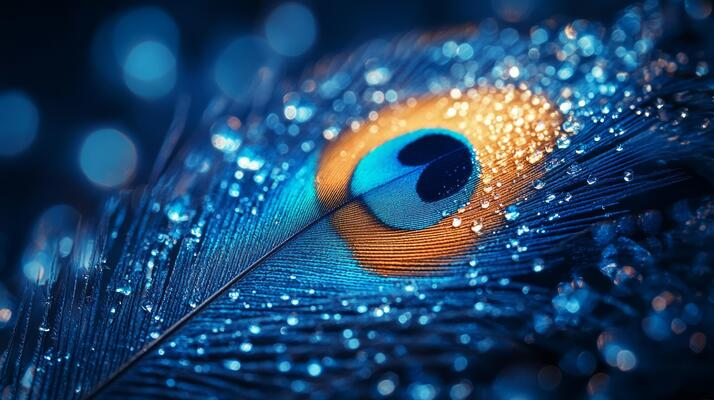
#> input picture imagen3.jpeg, 714 x 400 px, given in place of the camera
$ python ColorDetector.py
#> lines starting #> are read from the running program, lines starting #| are printed output that depends on the picture; after the words box and inside, x2 and y2 are one past the last pixel; in counts of white or black regions, pixels touching at a corner belong together
#> in run, frame is the input picture: shape (400, 714, 3); mean B, G, R 102.8, 68.7, 33.6
import cv2
import numpy as np


class ColorDetector:
    def __init__(self):
        """Inicializa la captura de video y el diccionario de colores."""
        self.cap = cv2.VideoCapture(0)
        self.colors = self.defineColors()

    def defineColors(self):
        """Define los colores primarios y secundarios con sus rangos en HSV."""
        return {
            "rojo1": {"lower": np.array([0, 120, 70]), "upper": np.array([10, 255, 255]), "color": (0, 0, 255)},
            "rojo2": {"lower": np.array([170, 120, 70]), "upper": np.array([180, 255, 255]), "color": (0, 0, 255)},
            "azul": {"lower": np.array([100, 150, 0]), "upper": np.array([140, 255, 255]), "color": (255, 0, 0)},
            "amarillo": {"lower": np.array([15, 80, 80]), "upper": np.array([35, 255, 255]), "color": (0, 255, 255)},
            "verde": {"lower": np.array([40, 40, 40]), "upper": np.array([80, 255, 255]), "color": (0, 255, 0)},
            "naranja": {"lower": np.array([5, 100, 100]), "upper": np.array([15, 255, 255]), "color": (0, 165, 255)},
            "morado": {"lower": np.array([130, 50, 50]), "upper": np.array([160, 255, 255]), "color": (128, 0, 128)}
        }

    def processFrame(self, frame):
        """Convierte el frame a HSV y detecta colores definidos."""
        hsv = cv2.cvtColor(frame, cv2.COLOR_BGR2HSV)
#> hsv: shape (400, 714, 3); mean H, S, V 99.6, 209.3, 110.1

        for colorName, colorInfo in self.colors.items():
            lower = colorInfo["lower"]
            upper = colorInfo["upper"]
            colorBgr = colorInfo["color"]

            mask = cv2.inRange(hsv, lower, upper)
            mask = self.applyMorphology(mask)

            self.detectContours(frame, mask, colorBgr, colorName)
#> this loop made 7 passes
#> pass 1, in processFrame, `mask = cv2.inRange(hsv, lower, upper)`:
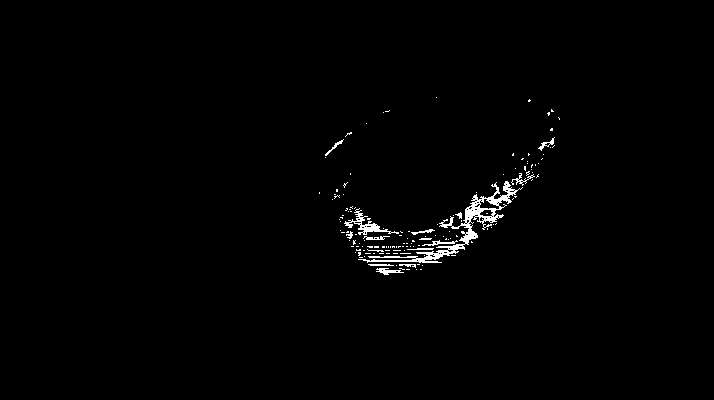
#> mask: shape (400, 714); 1.1% white in thin lines or dots, all inside (x1, y1, x2, y2) = (319, 97, 560, 275)
#> pass 1, in applyMorphology, `mask = cv2.morphologyEx(mask, cv2.MORPH_OPEN, kernel)`:
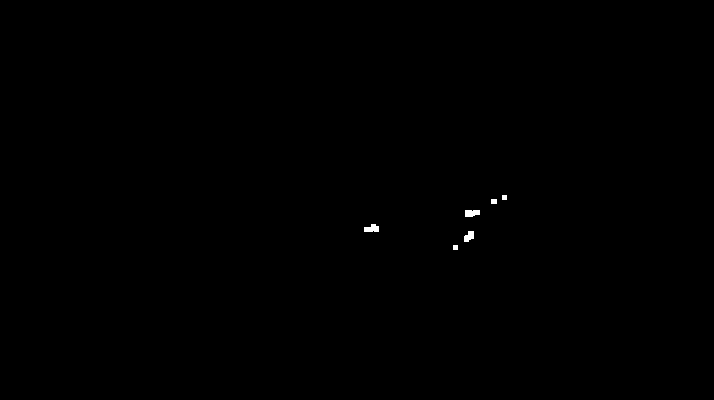
#> mask: shape (400, 714); 0.12% white; 6 white regions, box (x1, y1, x2, y2) and area: (465, 210, 480, 217) 92, (364, 224, 379, 232) 92, (464, 231, 474, 242) 80, (491, 199, 497, 204) 30, (502, 195, 507, 200) 25, (453, 245, 458, 250) 25
#> pass 2, in processFrame, `mask = cv2.inRange(hsv, lower, upper)`:
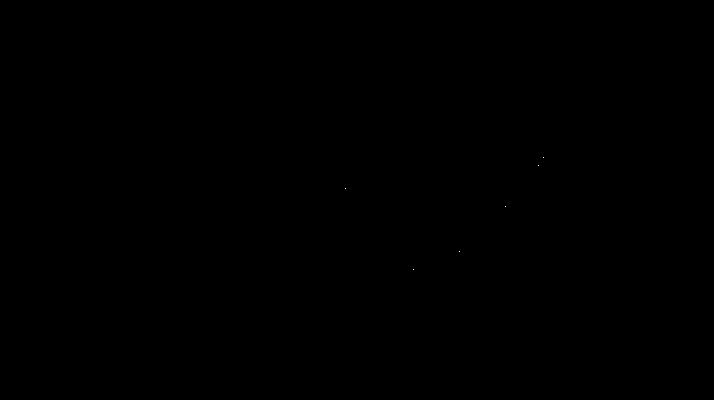
#> mask: shape (400, 714); 0% white in thin lines or dots, all inside (x1, y1, x2, y2) = (345, 157, 544, 270)
#> after the loop:
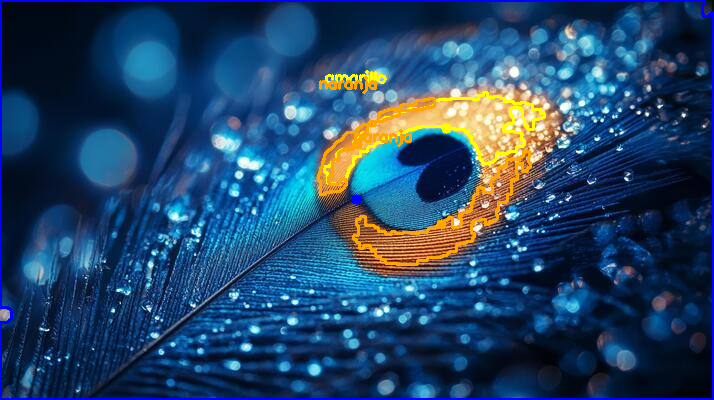
#> frame: shape (400, 714, 3); 3.8% of pixels changed, all inside (x1, y1, x2, y2) = (0, 0, 714, 400)

    def applyMorphology(self, mask):
        """Aplica filtros morfológicos para mejorar la máscara."""
        kernel = np.ones((5, 5), np.uint8)
        mask = cv2.morphologyEx(mask, cv2.MORPH_OPEN, kernel)
        mask = cv2.morphologyEx(mask, cv2.MORPH_CLOSE, kernel)
        return mask

    def detectContours(self, frame, mask, colorBgr, colorName):
        """Detecta y dibuja contornos en el frame."""
        contours, _ = cv2.findContours(mask, cv2.RETR_EXTERNAL, cv2.CHAIN_APPROX_SIMPLE)

        for contour in contours:
            if cv2.contourArea(contour) > 500:
                cv2.drawContours(frame, [contour], -1, colorBgr, 2)
                self.drawCenterPoint(frame, contour, colorBgr)
                self.drawLabel(frame, contour, colorName, colorBgr)

    def drawCenterPoint(self, frame, contour, colorBgr):
        """Calcula y dibuja el centro del objeto detectado."""
        M = cv2.moments(contour)
        if M["m00"] != 0:
            cx = int(M["m10"] / M["m00"])
            cy = int(M["m01"] / M["m00"])
            cv2.circle(frame, (cx, cy), 5, colorBgr, -1)

    def drawLabel(self, frame, contour, colorName, colorBgr):
        """Dibuja una etiqueta con el nombre del color detectado."""
        x, y, _, _ = cv2.boundingRect(contour)
        cv2.putText(frame, colorName, (x, y - 10), cv2.FONT_HERSHEY_SIMPLEX, 0.5, colorBgr, 2)

    def run(self):
        """Ejecuta la detección de colores en tiempo real."""
        while True:
            ret, frame = self.cap.read()
            if not ret:
                break

            self.processFrame(frame)
            cv2.imshow('Deteccion de colores', frame)

            if cv2.waitKey(1) & 0xFF == ord('q'):
#> (key q is pressed here)
                break

        self.cap.release()
        cv2.destroyAllWindows()


if __name__ == "__main__":
    detector = ColorDetector()
    detector.run()

$ run again, on ciudad.jpg
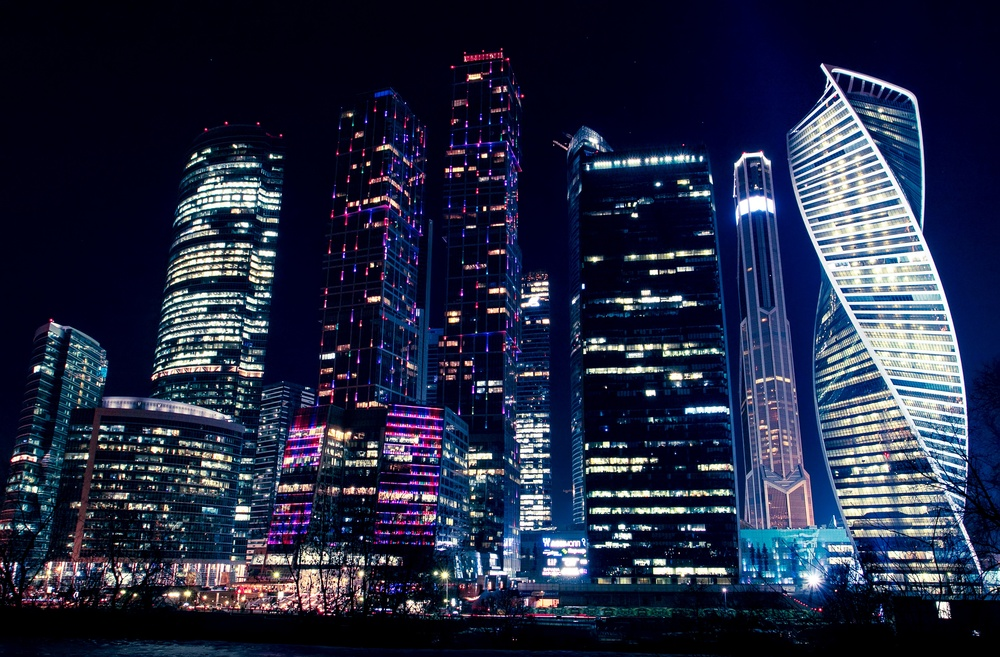
#> input picture ciudad.jpg, 1000 x 657 px, shrunk from 3988 x 2620 before the run, given in place of the camera
#> in run, frame is the input picture: shape (657, 1000, 3); mean B, G, R 67.3, 42.6, 36.4
#> hsv: shape (657, 1000, 3); mean H, S, V 109.4, 195.7, 69.4
#> the loop in processFrame, `for colorName, colorInfo in self.colors.items():` made 7 passes
#> pass 3, in processFrame, `mask = cv2.inRange(hsv, lower, upper)`:
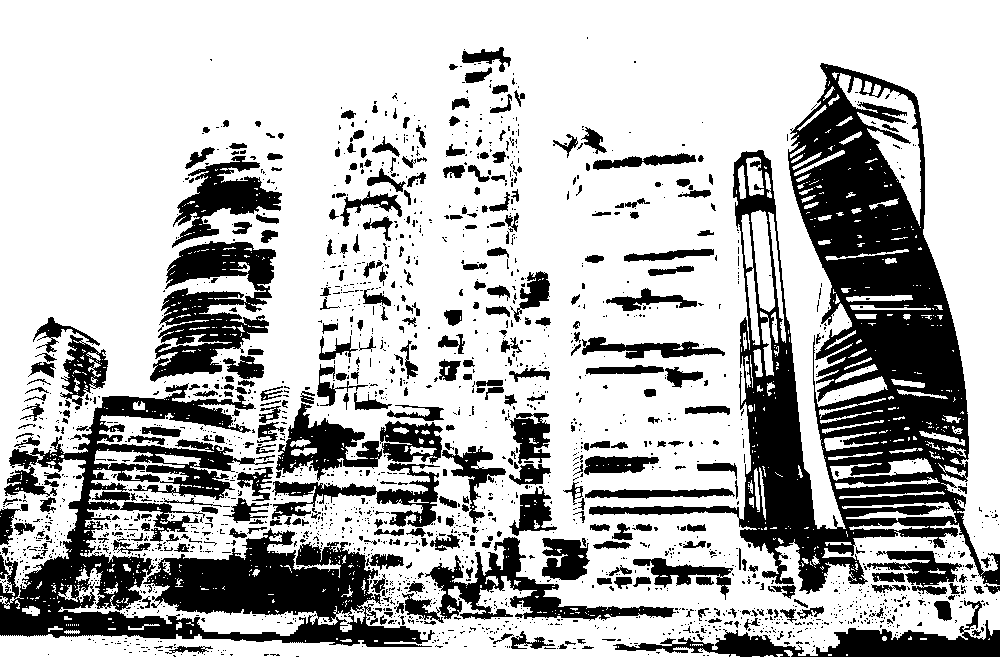
#> mask: shape (657, 1000); 71.6% white; 2090 black regions (1726 under 20 px), largest, box (x1, y1, x2, y2) and area: (589, 63, 1000, 594) 62741, (0, 383, 435, 647) 37801, (150, 241, 276, 382) 8942
#> after the loop in processFrame, `for colorName, colorInfo in self.colors.items():`:
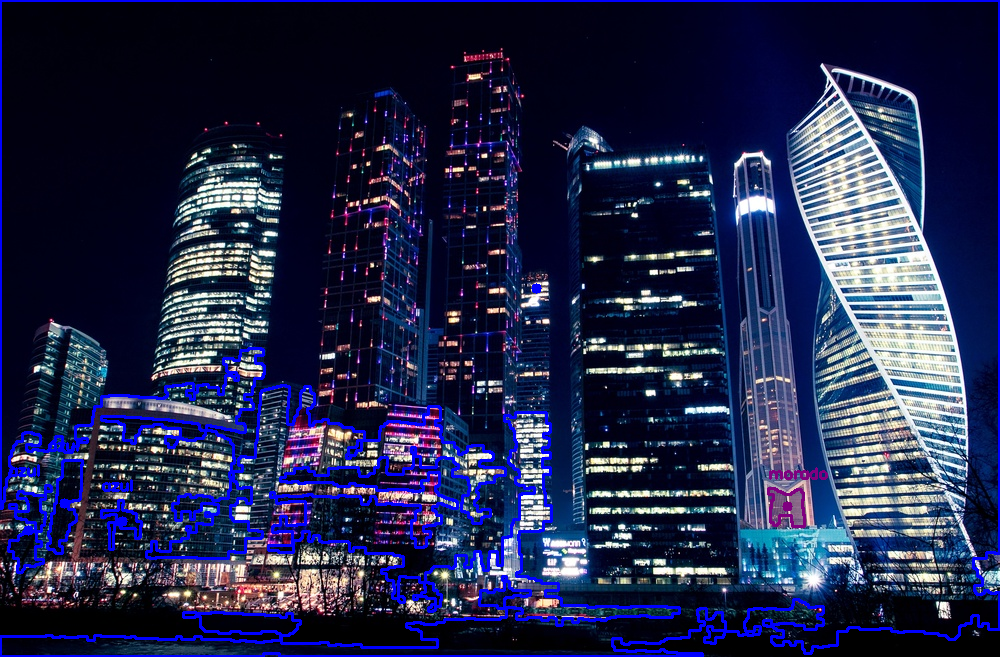
#> frame: shape (657, 1000, 3); 5.07% of pixels changed, all inside (x1, y1, x2, y2) = (0, 0, 1000, 657)
